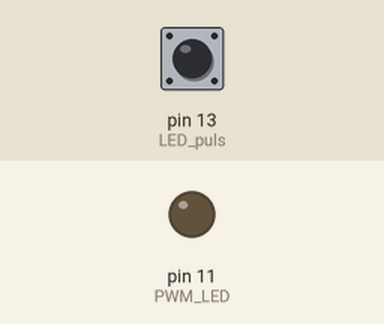
A sketch run on a simulated Arduino Uno, built with avr-gcc and run on an emulated ATmega328P. Parts: output pins drawn as LEDs (lit = HIGH). The inputs (shaded band) are chosen by the test bench; at power-on: pin 13 (LED_puls) HIGH.

Above: at 0.05 s.
At 2.35 s:
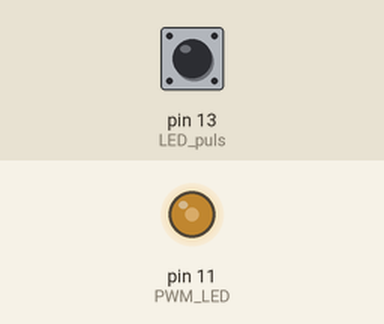
At 4.65 s:
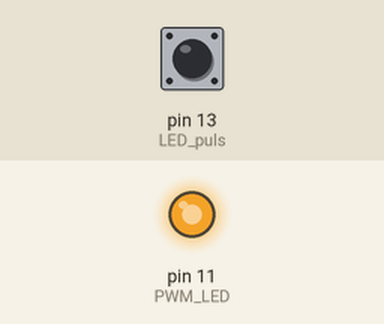
At 9.3 s:
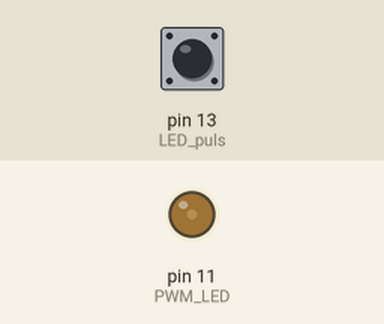
Timing chart, 0 to 13.3 s (numbered marks = the images above):
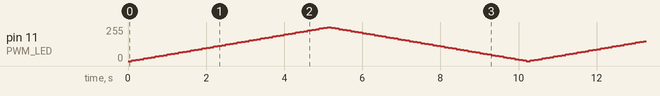

The sketch:

_Xmas-Light_basic-Model.ino
```cpp
#define PWM_LED 11
#define LED_puls 13
int brightness = 0;
int fadeAmount = 5;
int Round = 0; // needed for Round Counter
int Round2 = 0; // needed for Round Counter of Programm 2
void setup() {
  // put your setup code here, to run once:
pinMode (PWM_LED, OUTPUT); //LED OUTPUT for PWM blinker
//pinMode (LED_puls, OUTPUT); //Arduino on board LED for Heartbeat of the controller (normally commented out), only uncomment for debugging!
}

void loop() {
  // put your main code here, to run repeatedly:
if(Round == 1020) {
  while (Round2 <=100) {
    digitalWrite(LED_puls, ! digitalRead(LED_puls)); //Arduino heartbeat routine (inverting the status of LED_puls)
    digitalWrite(PWM_LED, ! digitalRead(PWM_LED));
    Round2 = Round2 + 1;
    delay(200);
  }
  Round = 0;
  Round2 = 0;
}
digitalWrite(LED_puls, ! digitalRead(LED_puls)); //Arduino heartbeat routine (inverting the status of LED_puls)
analogWrite(PWM_LED, brightness);
brightness = brightness + fadeAmount;
if (brightness <= 0 || brightness >=255) {
  fadeAmount = -fadeAmount;
}
Round = Round + 1;
delay(100);
}
```
